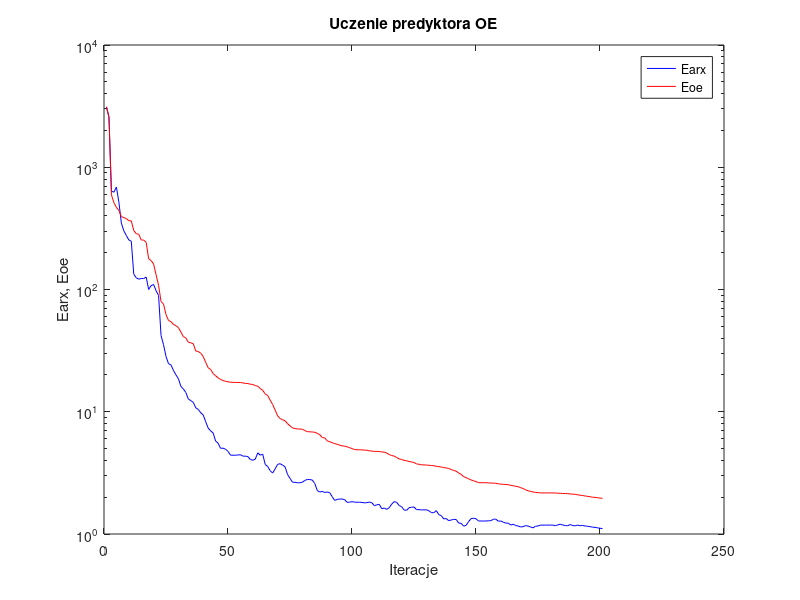
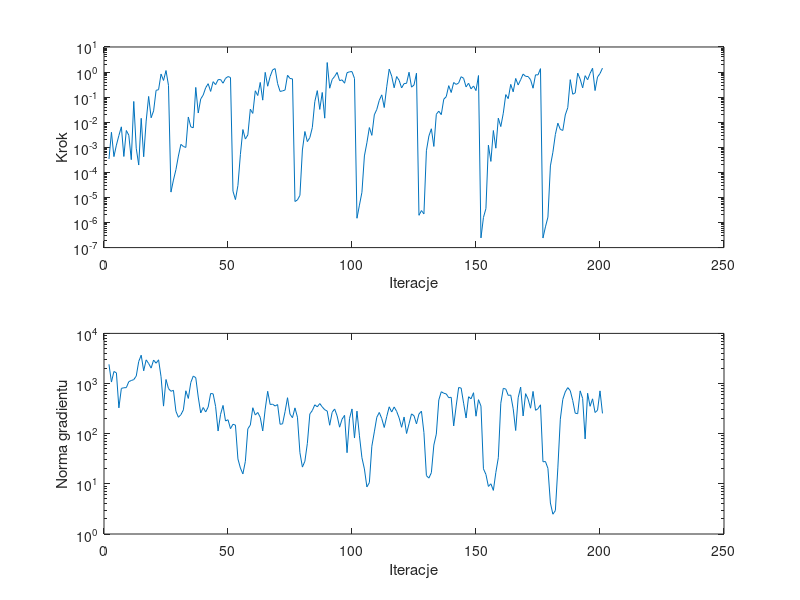

Source code (MATLAB) for these figures, in order:
%uczenie predyktora oe
clear all;
n=0; farx(n+1)=3.113647e+003; foe(n+1)=3.125066e+003; wspucz(n+1)=0.000000e+000; ng(n+1)=0.000000e+000;
%odnowa zmiennej metryki
n=1; farx(n+1)=2.582268e+003; foe(n+1)=2.556024e+003; krok(n+1)=3.423805e-004; ng(n+1)=2.414036e+003;
n=2; farx(n+1)=6.378561e+002; foe(n+1)=5.948258e+002; krok(n+1)=3.965892e-003; ng(n+1)=1.071470e+003;
n=3; farx(n+1)=6.252765e+002; foe(n+1)=5.121181e+002; krok(n+1)=4.251583e-004; ng(n+1)=1.738464e+003;
n=4; farx(n+1)=6.893179e+002; foe(n+1)=4.702074e+002; krok(n+1)=1.223009e-003; ng(n+1)=1.633990e+003;
n=5; farx(n+1)=5.183180e+002; foe(n+1)=4.427842e+002; krok(n+1)=2.953444e-003; ng(n+1)=3.276254e+002;
n=6; farx(n+1)=3.491622e+002; foe(n+1)=3.944308e+002; krok(n+1)=6.543079e-003; ng(n+1)=8.007674e+002;
n=7; farx(n+1)=3.017905e+002; foe(n+1)=3.874173e+002; krok(n+1)=4.302795e-004; ng(n+1)=8.246606e+002;
n=8; farx(n+1)=2.766527e+002; foe(n+1)=3.801609e+002; krok(n+1)=4.674043e-003; ng(n+1)=8.283895e+002;
n=9; farx(n+1)=2.543744e+002; foe(n+1)=3.655704e+002; krok(n+1)=3.036370e-003; ng(n+1)=1.091715e+003;
n=10; farx(n+1)=2.481860e+002; foe(n+1)=3.643342e+002; krok(n+1)=3.211908e-004; ng(n+1)=1.148848e+003;
n=11; farx(n+1)=1.334004e+002; foe(n+1)=3.034613e+002; krok(n+1)=6.722782e-002; ng(n+1)=1.199014e+003;
n=12; farx(n+1)=1.247830e+002; foe(n+1)=2.860633e+002; krok(n+1)=9.152390e-004; ng(n+1)=1.409080e+003;
n=13; farx(n+1)=1.215034e+002; foe(n+1)=2.837263e+002; krok(n+1)=1.962938e-004; ng(n+1)=2.756862e+003;
n=14; farx(n+1)=1.229727e+002; foe(n+1)=2.541677e+002; krok(n+1)=1.430505e-002; ng(n+1)=3.675511e+003;
n=15; farx(n+1)=1.229282e+002; foe(n+1)=2.536571e+002; krok(n+1)=4.199256e-004; ng(n+1)=1.796466e+003;
n=16; farx(n+1)=1.263827e+002; foe(n+1)=2.432579e+002; krok(n+1)=1.111520e-002; ng(n+1)=2.965307e+003;
n=17; farx(n+1)=1.000978e+002; foe(n+1)=1.787102e+002; krok(n+1)=1.067078e-001; ng(n+1)=2.506674e+003;
n=18; farx(n+1)=1.075874e+002; foe(n+1)=1.723523e+002; krok(n+1)=1.503401e-002; ng(n+1)=2.030113e+003;
n=19; farx(n+1)=1.099108e+002; foe(n+1)=1.616114e+002; krok(n+1)=2.835564e-002; ng(n+1)=2.944835e+003;
n=20; farx(n+1)=9.773803e+001; foe(n+1)=1.319044e+002; krok(n+1)=1.865388e-001; ng(n+1)=2.542842e+003;
n=21; farx(n+1)=8.940514e+001; foe(n+1)=1.083037e+002; krok(n+1)=1.981558e-001; ng(n+1)=2.973067e+003;
n=22; farx(n+1)=4.199468e+001; foe(n+1)=7.968615e+001; krok(n+1)=8.328011e-001; ng(n+1)=1.366039e+003;
n=23; farx(n+1)=3.535193e+001; foe(n+1)=7.602783e+001; krok(n+1)=4.635137e-001; ng(n+1)=3.547532e+002;
n=24; farx(n+1)=2.838019e+001; foe(n+1)=6.246357e+001; krok(n+1)=1.150553e+000; ng(n+1)=1.205036e+003;
n=25; farx(n+1)=2.474366e+001; foe(n+1)=5.582283e+001; krok(n+1)=2.936023e-001; ng(n+1)=7.946595e+002;
%odnowa zmiennej metryki
n=26; farx(n+1)=2.415860e+001; foe(n+1)=5.460802e+001; krok(n+1)=1.632874e-005; ng(n+1)=7.007920e+002;
n=27; farx(n+1)=2.180796e+001; foe(n+1)=5.175608e+001; krok(n+1)=4.937118e-005; ng(n+1)=7.333809e+002;
n=28; farx(n+1)=2.004391e+001; foe(n+1)=5.061014e+001; krok(n+1)=1.281924e-004; ng(n+1)=2.800375e+002;
n=29; farx(n+1)=1.864997e+001; foe(n+1)=4.884740e+001; krok(n+1)=4.494757e-004; ng(n+1)=2.127276e+002;
n=30; farx(n+1)=1.613354e+001; foe(n+1)=4.482128e+001; krok(n+1)=1.308315e-003; ng(n+1)=2.391159e+002;
n=31; farx(n+1)=1.535542e+001; foe(n+1)=4.123190e+001; krok(n+1)=1.079269e-003; ng(n+1)=2.983965e+002;
n=32; farx(n+1)=1.437672e+001; foe(n+1)=4.010613e+001; krok(n+1)=9.854180e-004; ng(n+1)=7.176532e+002;
n=33; farx(n+1)=1.271113e+001; foe(n+1)=3.709078e+001; krok(n+1)=1.614645e-002; ng(n+1)=5.045439e+002;
n=34; farx(n+1)=1.233165e+001; foe(n+1)=3.664283e+001; krok(n+1)=6.525058e-003; ng(n+1)=1.050687e+003;
n=35; farx(n+1)=1.194069e+001; foe(n+1)=3.599710e+001; krok(n+1)=5.997467e-003; ng(n+1)=1.411194e+003;
n=36; farx(n+1)=1.075643e+001; foe(n+1)=3.139631e+001; krok(n+1)=2.440798e-001; ng(n+1)=1.308236e+003;
n=37; farx(n+1)=1.046476e+001; foe(n+1)=3.110170e+001; krok(n+1)=2.331822e-002; ng(n+1)=5.375531e+002;
n=38; farx(n+1)=9.810351e+000; foe(n+1)=3.014999e+001; krok(n+1)=8.452076e-002; ng(n+1)=2.594903e+002;
n=39; farx(n+1)=9.421436e+000; foe(n+1)=2.829354e+001; krok(n+1)=1.213676e-001; ng(n+1)=3.327481e+002;
n=40; farx(n+1)=8.291338e+000; foe(n+1)=2.536409e+001; krok(n+1)=2.373843e-001; ng(n+1)=2.710250e+002;
n=41; farx(n+1)=7.360258e+000; foe(n+1)=2.291120e+001; krok(n+1)=3.435737e-001; ng(n+1)=3.406007e+002;
n=42; farx(n+1)=6.978106e+000; foe(n+1)=2.217131e+001; krok(n+1)=1.690415e-001; ng(n+1)=6.334792e+002;
n=43; farx(n+1)=6.706868e+000; foe(n+1)=2.056253e+001; krok(n+1)=4.144507e-001; ng(n+1)=6.238593e+002;
n=44; farx(n+1)=5.764798e+000; foe(n+1)=1.968606e+001; krok(n+1)=3.155149e-001; ng(n+1)=3.491441e+002;
n=45; farx(n+1)=5.531667e+000; foe(n+1)=1.894614e+001; krok(n+1)=4.964909e-001; ng(n+1)=1.132568e+002;
n=46; farx(n+1)=5.025291e+000; foe(n+1)=1.837357e+001; krok(n+1)=5.030621e-001; ng(n+1)=2.434018e+002;
n=47; farx(n+1)=5.037285e+000; foe(n+1)=1.802563e+001; krok(n+1)=3.589369e-001; ng(n+1)=3.662666e+002;
n=48; farx(n+1)=4.936070e+000; foe(n+1)=1.773355e+001; krok(n+1)=5.600723e-001; ng(n+1)=1.790574e+002;
n=49; farx(n+1)=4.740882e+000; foe(n+1)=1.756770e+001; krok(n+1)=6.620810e-001; ng(n+1)=1.898591e+002;
n=50; farx(n+1)=4.415470e+000; foe(n+1)=1.744944e+001; krok(n+1)=6.065168e-001; ng(n+1)=1.260583e+002;
%odnowa zmiennej metryki
n=51; farx(n+1)=4.409744e+000; foe(n+1)=1.739964e+001; krok(n+1)=1.773994e-005; ng(n+1)=1.541854e+002;
n=52; farx(n+1)=4.410587e+000; foe(n+1)=1.737073e+001; krok(n+1)=8.206521e-006; ng(n+1)=1.482599e+002;
n=53; farx(n+1)=4.427328e+000; foe(n+1)=1.736611e+001; krok(n+1)=2.995233e-005; ng(n+1)=3.142310e+001;
n=54; farx(n+1)=4.456805e+000; foe(n+1)=1.733926e+001; krok(n+1)=5.193328e-004; ng(n+1)=2.064984e+001;
n=55; farx(n+1)=4.336660e+000; foe(n+1)=1.721869e+001; krok(n+1)=5.097234e-003; ng(n+1)=1.578764e+001;
n=56; farx(n+1)=4.330707e+000; foe(n+1)=1.705275e+001; krok(n+1)=2.133311e-003; ng(n+1)=2.809363e+001;
n=57; farx(n+1)=4.299655e+000; foe(n+1)=1.701923e+001; krok(n+1)=3.127439e-003; ng(n+1)=1.255641e+002;
n=58; farx(n+1)=4.071661e+000; foe(n+1)=1.679059e+001; krok(n+1)=3.294851e-002; ng(n+1)=1.484723e+002;
n=59; farx(n+1)=4.009485e+000; foe(n+1)=1.672129e+001; krok(n+1)=2.243330e-002; ng(n+1)=3.293068e+002;
n=60; farx(n+1)=4.097894e+000; foe(n+1)=1.635535e+001; krok(n+1)=1.794685e-001; ng(n+1)=2.356357e+002;
n=61; farx(n+1)=4.610856e+000; foe(n+1)=1.619402e+001; krok(n+1)=1.160291e-001; ng(n+1)=2.654402e+002;
n=62; farx(n+1)=4.412700e+000; foe(n+1)=1.548099e+001; krok(n+1)=3.854790e-001; ng(n+1)=2.120651e+002;
n=63; farx(n+1)=4.498260e+000; foe(n+1)=1.497369e+001; krok(n+1)=7.581460e-002; ng(n+1)=1.135154e+002;
n=64; farx(n+1)=3.705077e+000; foe(n+1)=1.398494e+001; krok(n+1)=9.727120e-001; ng(n+1)=3.090725e+002;
n=65; farx(n+1)=3.566924e+000; foe(n+1)=1.357336e+001; krok(n+1)=2.725288e-001; ng(n+1)=7.010037e+002;
n=66; farx(n+1)=3.297814e+000; foe(n+1)=1.244910e+001; krok(n+1)=6.709302e-001; ng(n+1)=3.824526e+002;
n=67; farx(n+1)=3.150138e+000; foe(n+1)=1.146921e+001; krok(n+1)=1.227563e+000; ng(n+1)=3.875193e+002;
n=68; farx(n+1)=3.410230e+000; foe(n+1)=1.033447e+001; krok(n+1)=1.371445e+000; ng(n+1)=3.565015e+002;
n=69; farx(n+1)=3.709119e+000; foe(n+1)=9.265628e+000; krok(n+1)=3.465039e-001; ng(n+1)=3.809196e+002;
n=70; farx(n+1)=3.761213e+000; foe(n+1)=8.802271e+000; krok(n+1)=1.686145e-001; ng(n+1)=1.542498e+002;
n=71; farx(n+1)=3.661685e+000; foe(n+1)=8.606305e+000; krok(n+1)=1.778431e-001; ng(n+1)=1.571663e+002;
n=72; farx(n+1)=3.544948e+000; foe(n+1)=8.438785e+000; krok(n+1)=1.919189e-001; ng(n+1)=2.749012e+002;
n=73; farx(n+1)=3.071135e+000; foe(n+1)=7.997074e+000; krok(n+1)=7.470650e-001; ng(n+1)=5.217813e+002;
n=74; farx(n+1)=2.853150e+000; foe(n+1)=7.670511e+000; krok(n+1)=5.535078e-001; ng(n+1)=2.449008e+002;
n=75; farx(n+1)=2.651854e+000; foe(n+1)=7.384006e+000; krok(n+1)=5.352197e-001; ng(n+1)=2.085670e+002;
%odnowa zmiennej metryki
n=76; farx(n+1)=2.646522e+000; foe(n+1)=7.286497e+000; krok(n+1)=6.890538e-006; ng(n+1)=3.272758e+002;
n=77; farx(n+1)=2.624730e+000; foe(n+1)=7.228223e+000; krok(n+1)=7.938342e-006; ng(n+1)=2.135029e+002;
n=78; farx(n+1)=2.624351e+000; foe(n+1)=7.225748e+000; krok(n+1)=1.209447e-005; ng(n+1)=4.185695e+001;
n=79; farx(n+1)=2.652371e+000; foe(n+1)=7.192479e+000; krok(n+1)=7.819157e-004; ng(n+1)=2.159147e+001;
n=80; farx(n+1)=2.743529e+000; foe(n+1)=7.016123e+000; krok(n+1)=4.258262e-003; ng(n+1)=2.821988e+001;
n=81; farx(n+1)=2.796128e+000; foe(n+1)=6.871959e+000; krok(n+1)=1.683682e-003; ng(n+1)=6.435653e+001;
n=82; farx(n+1)=2.785950e+000; foe(n+1)=6.853419e+000; krok(n+1)=2.433134e-003; ng(n+1)=2.479515e+002;
n=83; farx(n+1)=2.763442e+000; foe(n+1)=6.832496e+000; krok(n+1)=6.130766e-003; ng(n+1)=2.897398e+002;
n=84; farx(n+1)=2.586587e+000; foe(n+1)=6.796857e+000; krok(n+1)=6.601690e-002; ng(n+1)=3.769807e+002;
n=85; farx(n+1)=2.268051e+000; foe(n+1)=6.655175e+000; krok(n+1)=1.817918e-001; ng(n+1)=3.432483e+002;
n=86; farx(n+1)=2.205167e+000; foe(n+1)=6.493895e+000; krok(n+1)=3.244437e-002; ng(n+1)=3.990744e+002;
n=87; farx(n+1)=2.231786e+000; foe(n+1)=6.143252e+000; krok(n+1)=1.534454e-001; ng(n+1)=3.423577e+002;
n=88; farx(n+1)=2.186996e+000; foe(n+1)=6.125369e+000; krok(n+1)=1.450364e-002; ng(n+1)=3.007399e+002;
n=89; farx(n+1)=2.205264e+000; foe(n+1)=5.777351e+000; krok(n+1)=2.398148e+000; ng(n+1)=2.829564e+002;
n=90; farx(n+1)=2.177215e+000; foe(n+1)=5.691373e+000; krok(n+1)=2.268451e-001; ng(n+1)=1.474497e+002;
n=91; farx(n+1)=2.022675e+000; foe(n+1)=5.583887e+000; krok(n+1)=5.045340e-001; ng(n+1)=2.672272e+002;
n=92; farx(n+1)=1.882804e+000; foe(n+1)=5.490159e+000; krok(n+1)=6.710813e-001; ng(n+1)=3.113143e+002;
n=93; farx(n+1)=1.918524e+000; foe(n+1)=5.420676e+000; krok(n+1)=9.673187e-001; ng(n+1)=2.262020e+002;
n=94; farx(n+1)=1.931925e+000; foe(n+1)=5.330197e+000; krok(n+1)=4.536903e-001; ng(n+1)=1.348744e+002;
n=95; farx(n+1)=1.931711e+000; foe(n+1)=5.262447e+000; krok(n+1)=4.884576e-001; ng(n+1)=1.949630e+002;
n=96; farx(n+1)=1.912556e+000; foe(n+1)=5.239033e+000; krok(n+1)=3.589327e-001; ng(n+1)=2.322466e+002;
n=97; farx(n+1)=1.816308e+000; foe(n+1)=5.167824e+000; krok(n+1)=9.429061e-001; ng(n+1)=4.179027e+001;
n=98; farx(n+1)=1.820527e+000; foe(n+1)=5.086400e+000; krok(n+1)=1.023163e+000; ng(n+1)=2.004738e+002;
n=99; farx(n+1)=1.839521e+000; foe(n+1)=5.000694e+000; krok(n+1)=1.043878e+000; ng(n+1)=3.116810e+002;
n=100; farx(n+1)=1.821108e+000; foe(n+1)=4.905848e+000; krok(n+1)=5.570755e-001; ng(n+1)=8.199448e+001;
%odnowa zmiennej metryki
n=101; farx(n+1)=1.819120e+000; foe(n+1)=4.887045e+000; krok(n+1)=1.480289e-006; ng(n+1)=2.818733e+002;
n=102; farx(n+1)=1.817949e+000; foe(n+1)=4.881546e+000; krok(n+1)=4.944182e-006; ng(n+1)=9.077053e+001;
n=103; farx(n+1)=1.814413e+000; foe(n+1)=4.878651e+000; krok(n+1)=1.600260e-005; ng(n+1)=3.322174e+001;
n=104; farx(n+1)=1.796310e+000; foe(n+1)=4.853915e+000; krok(n+1)=4.526501e-004; ng(n+1)=1.981320e+001;
n=105; farx(n+1)=1.805560e+000; foe(n+1)=4.844919e+000; krok(n+1)=1.508794e-003; ng(n+1)=8.682573e+000;
n=106; farx(n+1)=1.824515e+000; foe(n+1)=4.790001e+000; krok(n+1)=6.118798e-003; ng(n+1)=1.059770e+001;
n=107; farx(n+1)=1.801240e+000; foe(n+1)=4.765568e+000; krok(n+1)=2.991111e-003; ng(n+1)=5.627111e+001;
n=108; farx(n+1)=1.704546e+000; foe(n+1)=4.742443e+000; krok(n+1)=1.970594e-002; ng(n+1)=1.086923e+002;
n=109; farx(n+1)=1.732278e+000; foe(n+1)=4.736767e+000; krok(n+1)=3.244437e-002; ng(n+1)=2.127538e+002;
n=110; farx(n+1)=1.749337e+000; foe(n+1)=4.729464e+000; krok(n+1)=7.487116e-002; ng(n+1)=2.650727e+002;
n=111; farx(n+1)=1.608006e+000; foe(n+1)=4.688130e+000; krok(n+1)=1.233762e-001; ng(n+1)=2.003272e+002;
n=112; farx(n+1)=1.631063e+000; foe(n+1)=4.674624e+000; krok(n+1)=3.850210e-002; ng(n+1)=1.330367e+002;
n=113; farx(n+1)=1.590795e+000; foe(n+1)=4.594831e+000; krok(n+1)=2.587256e-001; ng(n+1)=2.190254e+002;
n=114; farx(n+1)=1.639165e+000; foe(n+1)=4.464860e+000; krok(n+1)=1.310660e+000; ng(n+1)=3.435259e+002;
n=115; farx(n+1)=1.755273e+000; foe(n+1)=4.383780e+000; krok(n+1)=6.893469e-001; ng(n+1)=2.704573e+002;
n=116; farx(n+1)=1.840979e+000; foe(n+1)=4.340084e+000; krok(n+1)=2.363480e-001; ng(n+1)=3.413969e+002;
n=117; farx(n+1)=1.816172e+000; foe(n+1)=4.226131e+000; krok(n+1)=6.622313e-001; ng(n+1)=2.789344e+002;
n=118; farx(n+1)=1.710316e+000; foe(n+1)=4.114407e+000; krok(n+1)=4.686024e-001; ng(n+1)=2.060334e+002;
n=119; farx(n+1)=1.673831e+000; foe(n+1)=4.068943e+000; krok(n+1)=2.320583e-001; ng(n+1)=1.342029e+002;
n=120; farx(n+1)=1.571618e+000; foe(n+1)=4.005027e+000; krok(n+1)=3.477470e-001; ng(n+1)=2.149710e+002;
n=121; farx(n+1)=1.561969e+000; foe(n+1)=3.973644e+000; krok(n+1)=3.550835e-001; ng(n+1)=1.009524e+002;
n=122; farx(n+1)=1.640008e+000; foe(n+1)=3.915460e+000; krok(n+1)=9.830700e-001; ng(n+1)=1.577766e+002;
n=123; farx(n+1)=1.654551e+000; foe(n+1)=3.886277e+000; krok(n+1)=2.502150e-001; ng(n+1)=2.483001e+002;
n=124; farx(n+1)=1.663512e+000; foe(n+1)=3.844079e+000; krok(n+1)=3.051207e-001; ng(n+1)=2.279496e+002;
n=125; farx(n+1)=1.582541e+000; foe(n+1)=3.741865e+000; krok(n+1)=9.001093e-001; ng(n+1)=1.566878e+002;
%odnowa zmiennej metryki
n=126; farx(n+1)=1.581480e+000; foe(n+1)=3.721404e+000; krok(n+1)=1.940233e-006; ng(n+1)=2.473086e+002;
n=127; farx(n+1)=1.575093e+000; foe(n+1)=3.679938e+000; krok(n+1)=2.995301e-006; ng(n+1)=2.814740e+002;
n=128; farx(n+1)=1.574681e+000; foe(n+1)=3.677019e+000; krok(n+1)=2.209607e-006; ng(n+1)=1.050449e+002;
n=129; farx(n+1)=1.578296e+000; foe(n+1)=3.664076e+000; krok(n+1)=7.286672e-004; ng(n+1)=1.461601e+001;
n=130; farx(n+1)=1.549898e+000; foe(n+1)=3.650091e+000; krok(n+1)=2.804162e-003; ng(n+1)=1.301565e+001;
n=131; farx(n+1)=1.496553e+000; foe(n+1)=3.630103e+000; krok(n+1)=5.478088e-003; ng(n+1)=1.670033e+001;
n=132; farx(n+1)=1.492929e+000; foe(n+1)=3.621168e+000; krok(n+1)=1.081070e-003; ng(n+1)=5.928891e+001;
n=133; farx(n+1)=1.553675e+000; foe(n+1)=3.581858e+000; krok(n+1)=2.080702e-002; ng(n+1)=9.832952e+001;
n=134; farx(n+1)=1.438443e+000; foe(n+1)=3.557153e+000; krok(n+1)=2.753789e-002; ng(n+1)=4.702011e+002;
n=135; farx(n+1)=1.413151e+000; foe(n+1)=3.535336e+000; krok(n+1)=2.001452e-002; ng(n+1)=6.865588e+002;
n=136; farx(n+1)=1.329080e+000; foe(n+1)=3.493571e+000; krok(n+1)=8.268560e-002; ng(n+1)=6.414158e+002;
n=137; farx(n+1)=1.338459e+000; foe(n+1)=3.469554e+000; krok(n+1)=1.044009e-001; ng(n+1)=6.210792e+002;
n=138; farx(n+1)=1.285648e+000; foe(n+1)=3.438042e+000; krok(n+1)=2.869393e-001; ng(n+1)=5.213690e+002;
n=139; farx(n+1)=1.302179e+000; foe(n+1)=3.369577e+000; krok(n+1)=1.530377e-001; ng(n+1)=5.325850e+002;
n=140; farx(n+1)=1.316004e+000; foe(n+1)=3.311064e+000; krok(n+1)=3.828623e-001; ng(n+1)=1.428967e+002;
n=141; farx(n+1)=1.314927e+000; foe(n+1)=3.263805e+000; krok(n+1)=3.217882e-001; ng(n+1)=3.560479e+002;
n=142; farx(n+1)=1.229576e+000; foe(n+1)=3.157370e+000; krok(n+1)=3.655097e-001; ng(n+1)=8.334264e+002;
n=143; farx(n+1)=1.222823e+000; foe(n+1)=3.078034e+000; krok(n+1)=6.524460e-001; ng(n+1)=8.129876e+002;
n=144; farx(n+1)=1.160460e+000; foe(n+1)=2.946952e+000; krok(n+1)=5.636152e-001; ng(n+1)=4.062123e+002;
n=145; farx(n+1)=1.176102e+000; foe(n+1)=2.892166e+000; krok(n+1)=2.561578e-001; ng(n+1)=2.058820e+002;
n=146; farx(n+1)=1.262729e+000; foe(n+1)=2.829256e+000; krok(n+1)=3.589327e-001; ng(n+1)=5.456094e+002;
n=147; farx(n+1)=1.335914e+000; foe(n+1)=2.768586e+000; krok(n+1)=2.144024e-001; ng(n+1)=4.960694e+002;
n=148; farx(n+1)=1.346312e+000; foe(n+1)=2.723778e+000; krok(n+1)=2.785378e-001; ng(n+1)=6.562580e+002;
n=149; farx(n+1)=1.333303e+000; foe(n+1)=2.686411e+000; krok(n+1)=1.823743e-001; ng(n+1)=2.233397e+002;
n=150; farx(n+1)=1.277591e+000; foe(n+1)=2.632920e+000; krok(n+1)=7.273018e-001; ng(n+1)=4.769923e+002;
%odnowa zmiennej metryki
n=151; farx(n+1)=1.277476e+000; foe(n+1)=2.628196e+000; krok(n+1)=2.435870e-007; ng(n+1)=3.551098e+002;
n=152; farx(n+1)=1.277419e+000; foe(n+1)=2.628130e+000; krok(n+1)=1.588500e-006; ng(n+1)=1.994847e+001;
n=153; farx(n+1)=1.277274e+000; foe(n+1)=2.628021e+000; krok(n+1)=3.602457e-006; ng(n+1)=1.541718e+001;
n=154; farx(n+1)=1.282950e+000; foe(n+1)=2.617514e+000; krok(n+1)=1.215721e-003; ng(n+1)=8.882633e+000;
n=155; farx(n+1)=1.284595e+000; foe(n+1)=2.613428e+000; krok(n+1)=2.734728e-004; ng(n+1)=1.003532e+001;
n=156; farx(n+1)=1.321612e+000; foe(n+1)=2.604524e+000; krok(n+1)=4.663178e-003; ng(n+1)=7.406935e+000;
n=157; farx(n+1)=1.322186e+000; foe(n+1)=2.601072e+000; krok(n+1)=9.208067e-004; ng(n+1)=1.689053e+001;
n=158; farx(n+1)=1.273122e+000; foe(n+1)=2.574335e+000; krok(n+1)=1.450364e-002; ng(n+1)=3.324680e+001;
n=159; farx(n+1)=1.278327e+000; foe(n+1)=2.558361e+000; krok(n+1)=6.700076e-003; ng(n+1)=4.054047e+002;
n=160; farx(n+1)=1.248355e+000; foe(n+1)=2.551201e+000; krok(n+1)=2.284436e-002; ng(n+1)=8.012220e+002;
n=161; farx(n+1)=1.228826e+000; foe(n+1)=2.538893e+000; krok(n+1)=1.261335e-001; ng(n+1)=7.774576e+002;
n=162; farx(n+1)=1.227174e+000; foe(n+1)=2.533781e+000; krok(n+1)=8.713251e-002; ng(n+1)=5.805066e+002;
n=163; farx(n+1)=1.183579e+000; foe(n+1)=2.501407e+000; krok(n+1)=3.223140e-001; ng(n+1)=5.902377e+002;
n=164; farx(n+1)=1.202539e+000; foe(n+1)=2.480049e+000; krok(n+1)=1.630613e-001; ng(n+1)=3.131515e+002;
n=165; farx(n+1)=1.172645e+000; foe(n+1)=2.455518e+000; krok(n+1)=5.563246e-001; ng(n+1)=1.158166e+002;
n=166; farx(n+1)=1.162912e+000; foe(n+1)=2.435946e+000; krok(n+1)=3.057702e-001; ng(n+1)=5.205958e+002;
n=167; farx(n+1)=1.141757e+000; foe(n+1)=2.395595e+000; krok(n+1)=4.954132e-001; ng(n+1)=8.505086e+002;
n=168; farx(n+1)=1.148829e+000; foe(n+1)=2.353748e+000; krok(n+1)=8.343808e-001; ng(n+1)=2.258764e+002;
n=169; farx(n+1)=1.171303e+000; foe(n+1)=2.298225e+000; krok(n+1)=6.744582e-001; ng(n+1)=6.287778e+002;
n=170; farx(n+1)=1.162379e+000; foe(n+1)=2.259412e+000; krok(n+1)=6.653319e-001; ng(n+1)=4.885240e+002;
n=171; farx(n+1)=1.139881e+000; foe(n+1)=2.233312e+000; krok(n+1)=4.951781e-001; ng(n+1)=3.224915e+002;
n=172; farx(n+1)=1.123276e+000; foe(n+1)=2.208878e+000; krok(n+1)=2.268451e-001; ng(n+1)=6.968800e+002;
n=173; farx(n+1)=1.157106e+000; foe(n+1)=2.188097e+000; krok(n+1)=7.773108e-001; ng(n+1)=2.926700e+002;
n=174; farx(n+1)=1.162766e+000; foe(n+1)=2.178417e+000; krok(n+1)=7.704536e-001; ng(n+1)=3.153194e+002;
n=175; farx(n+1)=1.182071e+000; foe(n+1)=2.168881e+000; krok(n+1)=1.368663e+000; ng(n+1)=3.769118e+002;
%odnowa zmiennej metryki
n=176; farx(n+1)=1.182089e+000; foe(n+1)=2.168828e+000; krok(n+1)=2.405806e-007; ng(n+1)=2.754593e+001;
n=177; farx(n+1)=1.182148e+000; foe(n+1)=2.168736e+000; krok(n+1)=6.721371e-007; ng(n+1)=2.788569e+001;
n=178; farx(n+1)=1.182306e+000; foe(n+1)=2.168627e+000; krok(n+1)=1.635283e-006; ng(n+1)=2.036933e+001;
n=179; farx(n+1)=1.183046e+000; foe(n+1)=2.168168e+000; krok(n+1)=1.810041e-004; ng(n+1)=4.149961e+000;
n=180; farx(n+1)=1.183042e+000; foe(n+1)=2.167678e+000; krok(n+1)=6.328553e-004; ng(n+1)=2.480112e+000;
n=181; farx(n+1)=1.169679e+000; foe(n+1)=2.164361e+000; krok(n+1)=3.242576e-003; ng(n+1)=2.932385e+000;
n=182; farx(n+1)=1.188033e+000; foe(n+1)=2.156812e+000; krok(n+1)=9.152723e-003; ng(n+1)=2.080764e+001;
n=183; farx(n+1)=1.202564e+000; foe(n+1)=2.150910e+000; krok(n+1)=5.173682e-003; ng(n+1)=1.945345e+002;
n=184; farx(n+1)=1.183760e+000; foe(n+1)=2.146729e+000; krok(n+1)=4.689265e-003; ng(n+1)=4.843824e+002;
n=185; farx(n+1)=1.172680e+000; foe(n+1)=2.141885e+000; krok(n+1)=1.949868e-002; ng(n+1)=6.835883e+002;
n=186; farx(n+1)=1.168395e+000; foe(n+1)=2.140208e+000; krok(n+1)=3.798141e-002; ng(n+1)=8.296936e+002;
n=187; farx(n+1)=1.196496e+000; foe(n+1)=2.125751e+000; krok(n+1)=4.980566e-001; ng(n+1)=7.233717e+002;
n=188; farx(n+1)=1.170939e+000; foe(n+1)=2.118184e+000; krok(n+1)=1.305790e-001; ng(n+1)=4.584312e+002;
n=189; farx(n+1)=1.168207e+000; foe(n+1)=2.111650e+000; krok(n+1)=1.475580e-001; ng(n+1)=2.565290e+002;
n=190; farx(n+1)=1.182700e+000; foe(n+1)=2.091636e+000; krok(n+1)=9.073805e-001; ng(n+1)=2.500517e+002;
n=191; farx(n+1)=1.169249e+000; foe(n+1)=2.076043e+000; krok(n+1)=5.243733e-001; ng(n+1)=7.144827e+002;
n=192; farx(n+1)=1.174599e+000; foe(n+1)=2.065034e+000; krok(n+1)=2.340680e-001; ng(n+1)=5.057662e+002;
n=193; farx(n+1)=1.163620e+000; foe(n+1)=2.046091e+000; krok(n+1)=7.178655e-001; ng(n+1)=7.858666e+001;
n=194; farx(n+1)=1.156432e+000; foe(n+1)=2.033233e+000; krok(n+1)=4.938403e-001; ng(n+1)=6.403049e+002;
n=195; farx(n+1)=1.148822e+000; foe(n+1)=2.017028e+000; krok(n+1)=8.838889e-001; ng(n+1)=3.518748e+002;
n=196; farx(n+1)=1.137830e+000; foe(n+1)=2.000374e+000; krok(n+1)=1.420334e+000; ng(n+1)=4.957342e+002;
n=197; farx(n+1)=1.132955e+000; foe(n+1)=1.992899e+000; krok(n+1)=1.827549e-001; ng(n+1)=2.644680e+002;
n=198; farx(n+1)=1.123955e+000; foe(n+1)=1.979515e+000; krok(n+1)=6.345398e-001; ng(n+1)=2.928314e+002;
n=199; farx(n+1)=1.114004e+000; foe(n+1)=1.969141e+000; krok(n+1)=8.733373e-001; ng(n+1)=7.140048e+002;
n=200; farx(n+1)=1.107716e+000; foe(n+1)=1.956390e+000; krok(n+1)=1.435748e+000; ng(n+1)=2.538675e+002;

figure; semilogy(farx,'b'); hold on; semilogy(foe,'r'); xlabel('Iteracje'); ylabel('Earx, Eoe'); legend('Earx','Eoe'); title('Uczenie predyktora OE');
figure; subplot(2,1,1); semilogy(krok); xlabel('Iteracje'); ylabel('Krok');
subplot(2,1,2); semilogy(ng); xlabel('Iteracje'); ylabel('Norma gradientu');
Earx=farx(n+1)
Eoe=foe(n+1)
